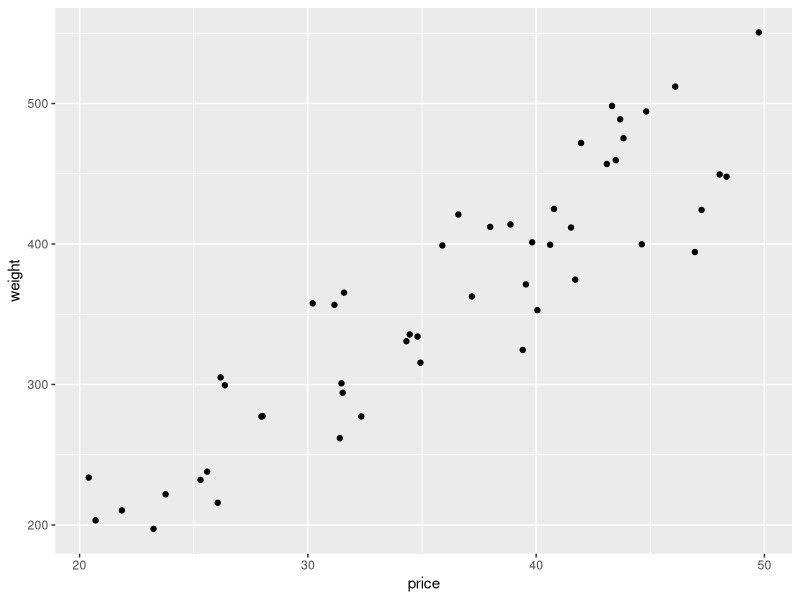
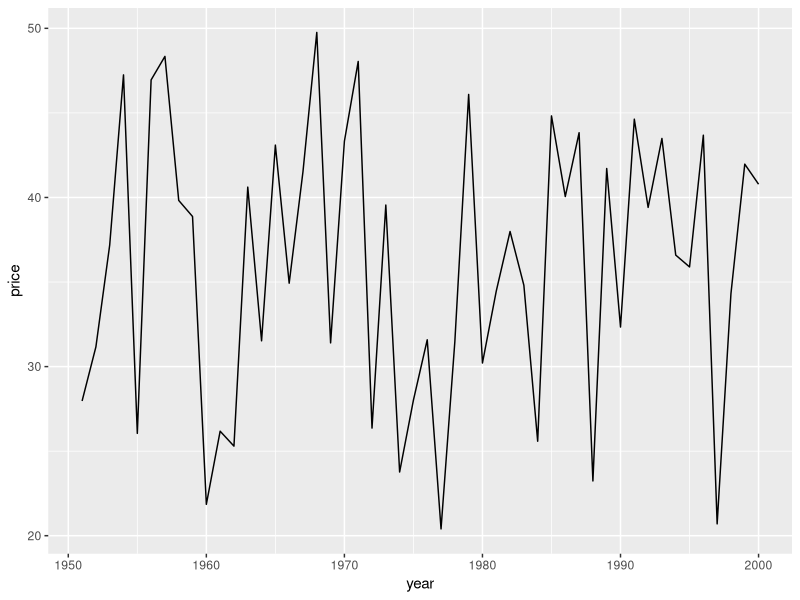
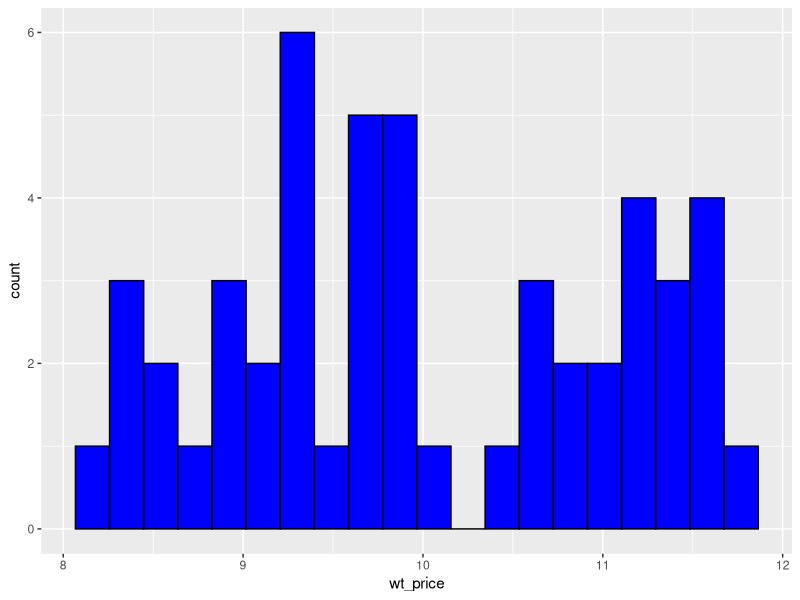
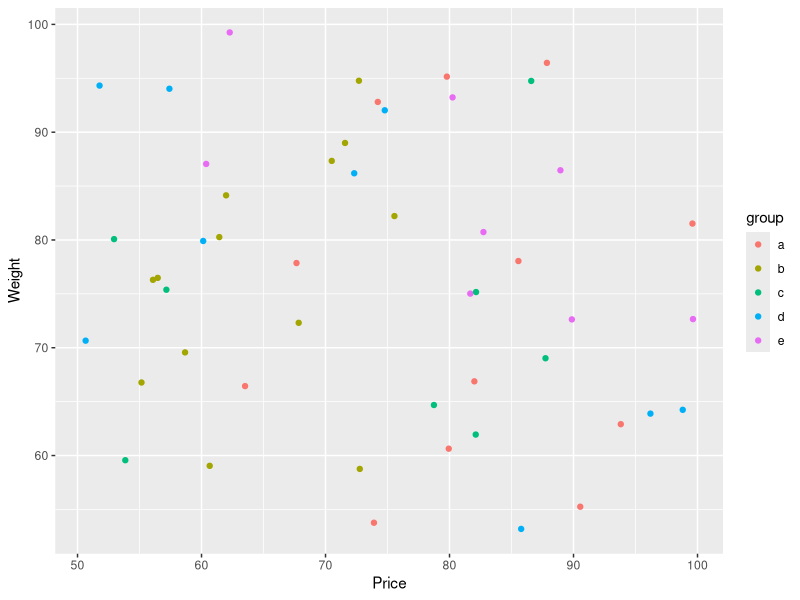
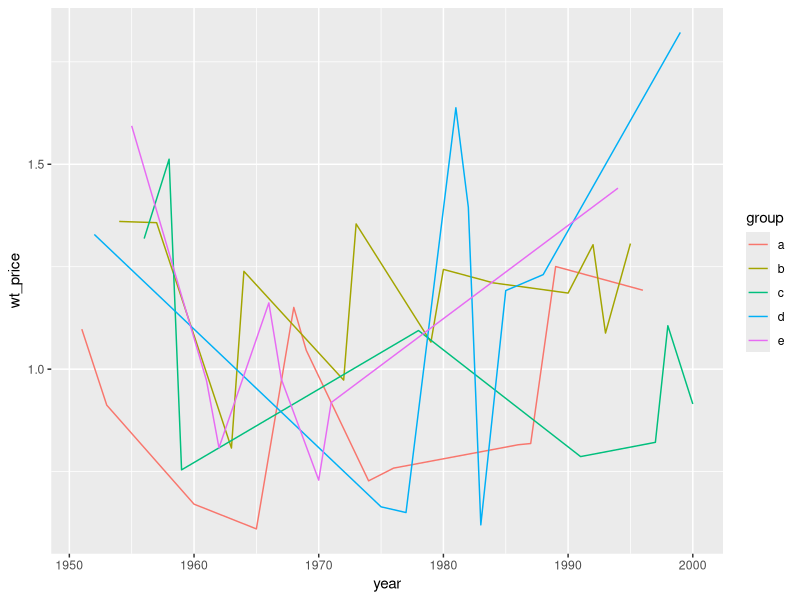
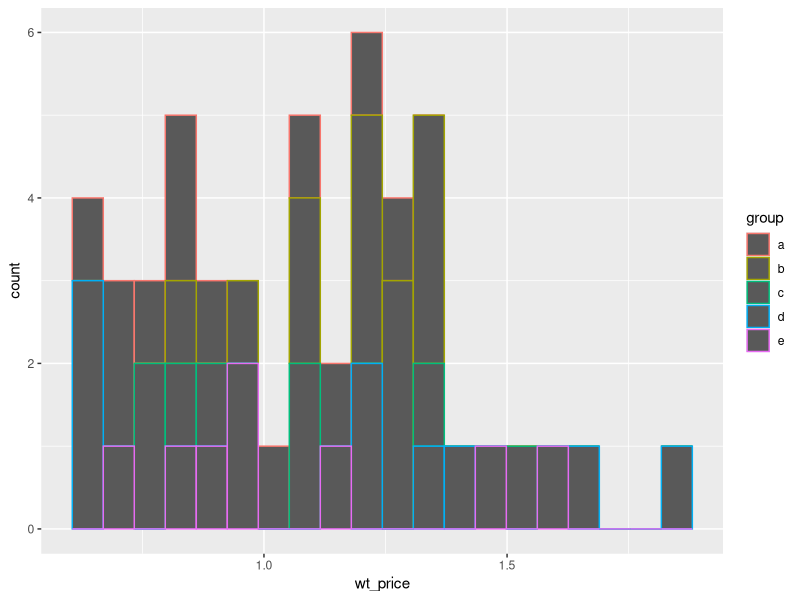
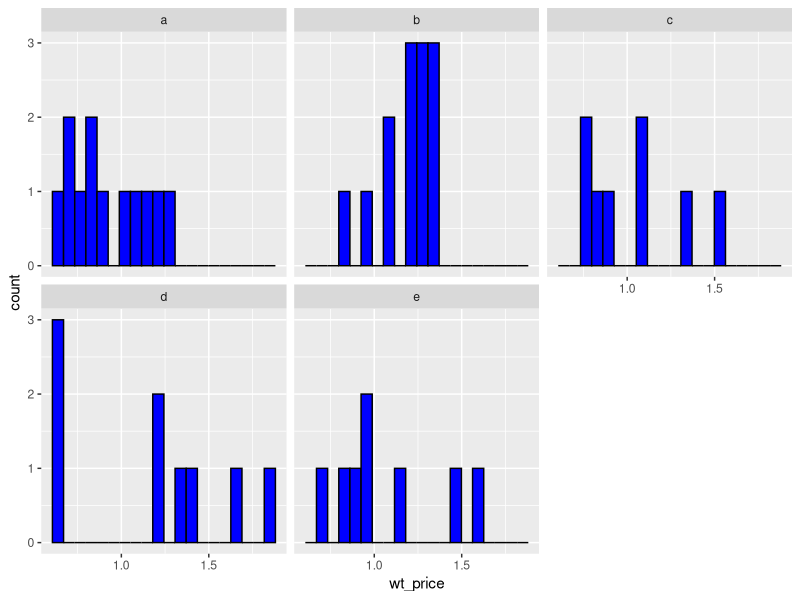

The R script that drew these images, in order:
## ---- chunk 1
library(tidyverse)
set.seed(1)
price_weight_long <- tibble(
  year = 1951:2000, 
  price = runif(n = length(year), 20, 50),
  weight = (price * 10) * runif(n = length(year), 0.8, 1.2)
) %>% pivot_longer(
  cols = price:weight, names_to = "element", values_to = "value"
) %>% arrange(element)

## ---- chunk 2
price_weight_long %>%
  pivot_wider(names_from = element, values_from = value) %>%
  mutate(wt_price = weight / price) %>%
  ggplot() + geom_point(aes(x = price, y = weight))
## ---- chunk 3
price_weight_long %>%
  pivot_wider(names_from = element, values_from = value) %>%
  mutate(wt_price = weight / price) %>%
  ggplot() + geom_line(aes(x = year, y = price))
## ---- chunk 4
price_weight_long %>%
  pivot_wider(names_from = element, values_from = value) %>%
  mutate(wt_price = weight / price) %>%
  ggplot() +
  geom_histogram(aes(x = wt_price), color = "black", fill = "blue", bins = 20)
## ---- chunk 5
set.seed(1)
price_weight2 <- tibble(
  year = rep(1951:2000, 2), 
  group = rep(sample(letters[1:5], 50, replace = TRUE), 2), 
  value = runif(n = 100, min = 50, max = 100),
  element = c(rep("Price", 50), rep("Weight", 50))
)
## ---- chunk 6
price_weight2 %>%
  pivot_wider(names_from = element, values_from = value) %>%
  mutate(wt_price = Weight / Price) %>%
  ggplot() + geom_point(aes(x = Price, y = Weight, color = group))
## ---- chunk 7
price_weight2 %>%
  pivot_wider(names_from = element, values_from = value) %>%
  mutate(wt_price = Weight / Price) %>%
  ggplot() + geom_line(aes(x = year, y = wt_price, color = group))
## ---- chunk 8
price_weight2 %>%
  pivot_wider(names_from = element, values_from = value) %>%
  mutate(wt_price = Weight / Price) %>%
  ggplot() +
  geom_histogram(aes(x = wt_price, color = group), bins = 20)
## ---- chunk 9
price_weight2 %>%
  pivot_wider(names_from = element, values_from = value) %>%
  mutate(wt_price = Weight / Price) %>%
  ggplot() +
  geom_histogram(aes(x = wt_price), color = "black", fill = "blue", bins = 20) +
  facet_wrap(facets = ~group)
